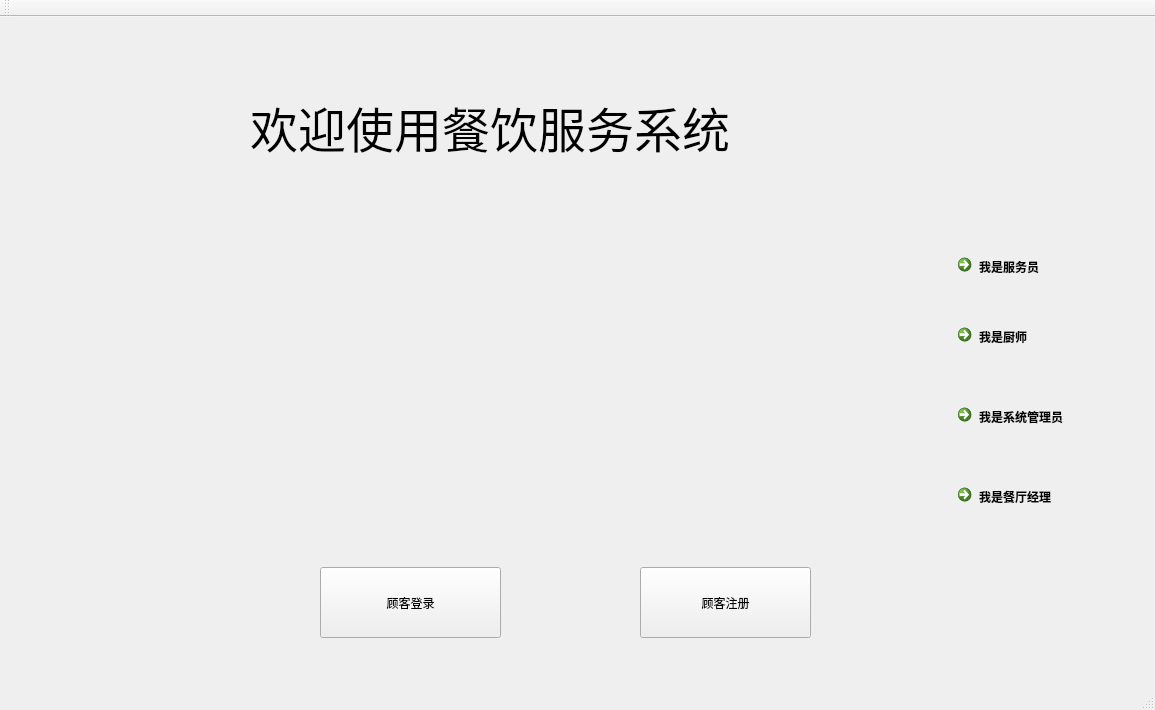
<?xml version="1.0" encoding="UTF-8"?>
<ui version="4.0">
 <class>MainWindow</class>
 <widget class="QMainWindow" name="MainWindow">
  <property name="geometry">
   <rect>
    <x>0</x>
    <y>0</y>
    <width>1155</width>
    <height>710</height>
   </rect>
  </property>
  <property name="windowTitle">
   <string>MainWindow</string>
  </property>
  <widget class="QWidget" name="centralWidget">
   <widget class="QLabel" name="label">
    <property name="geometry">
     <rect>
      <x>250</x>
      <y>60</y>
      <width>651</width>
      <height>101</height>
     </rect>
    </property>
    <property name="text">
     <string>&lt;html&gt;&lt;head/&gt;&lt;body&gt;&lt;p&gt;&lt;span style=&quot; font-size:36pt;&quot;&gt;欢迎使用餐饮服务系统&lt;/span&gt;&lt;/p&gt;&lt;/body&gt;&lt;/html&gt;</string>
    </property>
   </widget>
   <widget class="QPushButton" name="loginBtn">
    <property name="geometry">
     <rect>
      <x>320</x>
      <y>550</y>
      <width>181</width>
      <height>71</height>
     </rect>
    </property>
    <property name="styleSheet">
     <string notr="true">font: 20pt &quot;AcadEref&quot;;</string>
    </property>
    <property name="text">
     <string>顾客登录</string>
    </property>
   </widget>
   <widget class="QPushButton" name="pushButton_2">
    <property name="geometry">
     <rect>
      <x>640</x>
      <y>550</y>
      <width>171</width>
      <height>71</height>
     </rect>
    </property>
    <property name="styleSheet">
     <string notr="true">font: 20pt &quot;Academy Engraved LET&quot;;</string>
    </property>
    <property name="text">
     <string>顾客注册</string>
    </property>
   </widget>
   <widget class="QCommandLinkButton" name="commandLinkButton">
    <property name="geometry">
     <rect>
      <x>950</x>
      <y>230</y>
      <width>187</width>
      <height>41</height>
     </rect>
    </property>
    <property name="text">
     <string>我是服务员</string>
    </property>
   </widget>
   <widget class="QCommandLinkButton" name="commandLinkButton_2">
    <property name="geometry">
     <rect>
      <x>950</x>
      <y>300</y>
      <width>187</width>
      <height>41</height>
     </rect>
    </property>
    <property name="text">
     <string>我是厨师</string>
    </property>
   </widget>
   <widget class="QCommandLinkButton" name="commandLinkButton_3">
    <property name="geometry">
     <rect>
      <x>950</x>
      <y>380</y>
      <width>187</width>
      <height>41</height>
     </rect>
    </property>
    <property name="text">
     <string>我是系统管理员</string>
    </property>
   </widget>
   <widget class="QCommandLinkButton" name="commandLinkButton_4">
    <property name="geometry">
     <rect>
      <x>950</x>
      <y>460</y>
      <width>187</width>
      <height>41</height>
     </rect>
    </property>
    <property name="text">
     <string>我是餐厅经理</string>
    </property>
   </widget>
  </widget>
  <widget class="QToolBar" name="mainToolBar">
   <attribute name="toolBarArea">
    <enum>TopToolBarArea</enum>
   </attribute>
   <attribute name="toolBarBreak">
    <bool>false</bool>
   </attribute>
  </widget>
  <widget class="QStatusBar" name="statusBar"/>
 </widget>
 <layoutdefault spacing="6" margin="11"/>
 <resources/>
 <connections/>
</ui>
